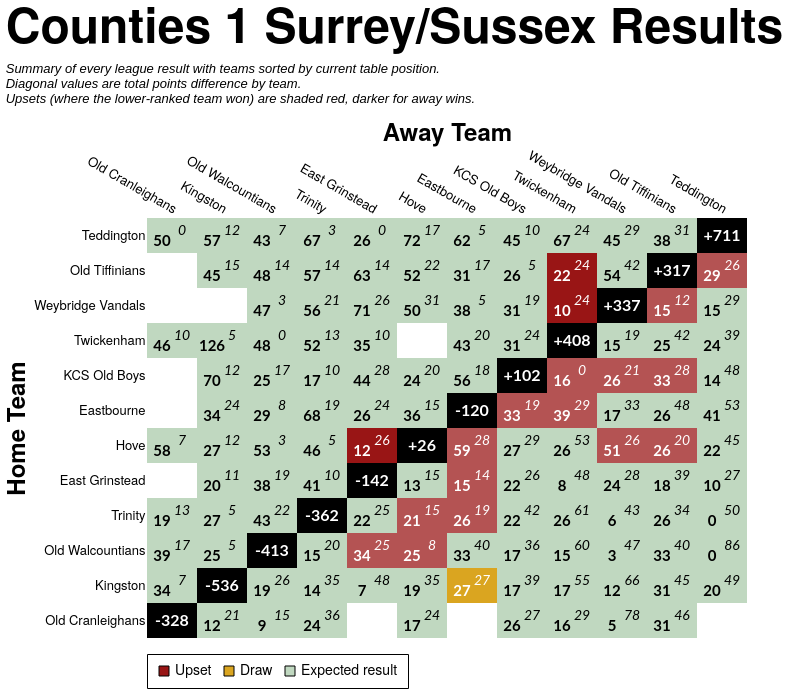

The specification (Vega-Lite) saved for this image:
### Vega-Lite specification from a JSON file in a GitHub repository (floating-point values rounded to 4 significant figures; data arrays with more than 128 entries replaced by an {"elided": "..."} marker saying what was removed)
{"config": {"axis": {"labelFont": "PT Sans Narrow, Helvetica Neue, Helvetica, Arial, sans-serif", "titleFont": "PT Sans Narrow, Helvetica Neue, Helvetica, Arial, sans-serif", "labelFontSize": 13, "titleFontSize": 24, "gridColor": "#202947", "gridOpacity": 0.2, "zindex": 1}, "text": {"font": "Lato, sans-serif"}, "bar": {"cornerRadiusEnd": 5}, "header": {"labelFont": "PT Sans Narrow, Helvetica Neue, Helvetica, Arial, sans-serif", "titleFont": "PT Sans Narrow, Helvetica Neue, Helvetica, Arial, sans-serif", "labelFontSize": 24, "titleFontSize": 28, "labelFontWeight": "bold", "orient": "left"}, "legend": {"labelFont": "PT Sans Narrow, Helvetica Neue, Helvetica, Arial, sans-serif", "titleFont": "PT Sans Narrow, Helvetica Neue, Helvetica, Arial, sans-serif", "labelFontSize": 14, "titleFontSize": 16, "titlePadding": 5, "fillColor": "white", "strokeColor": "black", "padding": 10, "titleFontWeight": "lighter", "titleFontStyle": "italic", "titleColor": "gray", "offset": 10}, "title": {"font": "PT Sans Narrow, Helvetica Neue, Helvetica, Arial, sans-serif", "fontSize": 48, "fontWeight": "bold", "anchor": "start", "align": "center", "titlePadding": 20, "subtitlePadding": 10, "subtitleFontSize": 13, "subtitleColor": "", "subtitleFontStyle": "italic", "offset": 15, "color": "black"}, "axisX": {"labelAngle": 0}, "facet": {"title": null, "header": null, "align": {"row": "each", "column": "each"}, "spacing": 10}, "resolve": {"scale": {"y": "independent", "facet": "independent"}}, "background": "transparent", "scale": {"offsetBandPaddingOuter": 0.2, "offsetBandPaddingInner": 0.1}, "view": {"stroke": null, "background": "transparent"}}, "layer": [{"data": {"name": "data-0a8517beec3cde1ad653bfdd080aad95"}, "mark": {"type": "rect"}, "encoding": {"color": {"field": "unexpected_result", "legend": {"labelExpr": "datum.value === 'Upset (Away Win)' ? 'Upset' : datum.value", "labelLimit": 220, "offset": 16, "orient": "bottom", "symbolStrokeColor": "black", "symbolStrokeWidth": 1, "values": ["Upset (Away Win)", "Draw", "Expected result"]}, "scale": {"domain": ["Expected result", "Upset (Home Win)", "Upset (Away Win)", "Draw", "To be played", "N/A"], "range": ["#146f1444", "#991515bb", "#991515", "goldenrod", "white", "black"]}, "title": null, "type": "nominal"}, "opacity": {"condition": {"test": "datum.home_team == param_38.home_team || datum.away_team == param_38.home_team || !isValid(param_38.home_team)", "value": 1.0}, "value": 0.1}, "tooltip": [{"field": "home_team", "title": "Home", "type": "nominal"}, {"field": "away_team", "title": "Away", "type": "nominal"}, {"field": "home_score_text", "title": "Home Score", "type": "nominal"}, {"field": "away_score_text", "title": "Away Score", "type": "nominal"}, {"field": "result", "title": "Result", "type": "nominal"}, {"field": "unexpected_result", "title": "Unexpectedness", "type": "nominal"}, {"field": "date", "format": "%d %b %Y", "title": "Date", "type": "temporal"}], "x": {"axis": {"domain": false, "grid": false, "labelAngle": 30, "orient": "top", "ticks": false}, "field": "away_team", "sort": ["Old Cranleighans", "Kingston", "Old Walcountians", "Trinity", "East Grinstead", "Hove", "Eastbourne", "KCS Old Boys", "Twickenham", "Weybridge Vandals", "Old Tiffinians", "Teddington"], "title": "Away Team", "type": "nominal"}, "y": {"axis": {"domain": false, "grid": false, "ticks": false}, "field": "home_team", "sort": ["Teddington", "Old Tiffinians", "Weybridge Vandals", "Twickenham", "KCS Old Boys", "Eastbourne", "Hove", "East Grinstead", "Trinity", "Old Walcountians", "Kingston", "Old Cranleighans"], "title": "Home Team", "type": "nominal"}}, "name": "view_39"}, {"data": {"name": "data-0a8517beec3cde1ad653bfdd080aad95"}, "mark": {"type": "text", "fontStyle": "italic", "size": 14, "xOffset": 10, "yOffset": -5}, "encoding": {"color": {"condition": {"test": "(datum.home_team == param_38.home_team || datum.away_team == param_38.home_team || !isValid(param_38.home_team)) && datum.unexpected_result == 'Expected result'", "value": "black"}, "value": "white"}, "text": {"field": "away_score_text", "type": "nominal"}, "x": {"field": "away_team", "sort": ["Old Cranleighans", "Kingston", "Old Walcountians", "Trinity", "East Grinstead", "Hove", "Eastbourne", "KCS Old Boys", "Twickenham", "Weybridge Vandals", "Old Tiffinians", "Teddington"], "type": "nominal"}, "y": {"field": "home_team", "sort": ["Teddington", "Old Tiffinians", "Weybridge Vandals", "Twickenham", "KCS Old Boys", "Eastbourne", "Hove", "East Grinstead", "Trinity", "Old Walcountians", "Kingston", "Old Cranleighans"], "type": "nominal"}}, "transform": [{"filter": "datum.away_score_text != '' && datum.away_score_text != 'WO'"}]}, {"data": {"name": "data-0a8517beec3cde1ad653bfdd080aad95"}, "mark": {"type": "text", "size": 12, "xOffset": 10, "yOffset": -5}, "encoding": {"color": {"condition": {"test": "(datum.home_team == param_38.home_team || datum.away_team == param_38.home_team || !isValid(param_38.home_team)) && datum.unexpected_result == 'Expected result'", "value": "black"}, "value": "white"}, "text": {"field": "away_score_text", "type": "nominal"}, "x": {"field": "away_team", "sort": ["Old Cranleighans", "Kingston", "Old Walcountians", "Trinity", "East Grinstead", "Hove", "Eastbourne", "KCS Old Boys", "Twickenham", "Weybridge Vandals", "Old Tiffinians", "Teddington"], "type": "nominal"}, "y": {"field": "home_team", "sort": ["Teddington", "Old Tiffinians", "Weybridge Vandals", "Twickenham", "KCS Old Boys", "Eastbourne", "Hove", "East Grinstead", "Trinity", "Old Walcountians", "Kingston", "Old Cranleighans"], "type": "nominal"}}, "transform": [{"filter": "datum.away_score_text == 'WO'"}]}, {"data": {"name": "data-0a8517beec3cde1ad653bfdd080aad95"}, "mark": {"type": "text", "fontWeight": "bold", "size": 15, "xOffset": -10, "yOffset": 5}, "encoding": {"color": {"condition": {"test": "(datum.home_team == param_38.home_team || datum.away_team == param_38.home_team || !isValid(param_38.home_team)) && datum.unexpected_result == 'Expected result'", "value": "black"}, "value": "white"}, "text": {"field": "home_score_text", "type": "nominal"}, "x": {"field": "away_team", "sort": ["Old Cranleighans", "Kingston", "Old Walcountians", "Trinity", "East Grinstead", "Hove", "Eastbourne", "KCS Old Boys", "Twickenham", "Weybridge Vandals", "Old Tiffinians", "Teddington"], "type": "nominal"}, "y": {"field": "home_team", "sort": ["Teddington", "Old Tiffinians", "Weybridge Vandals", "Twickenham", "KCS Old Boys", "Eastbourne", "Hove", "East Grinstead", "Trinity", "Old Walcountians", "Kingston", "Old Cranleighans"], "type": "nominal"}}, "transform": [{"filter": "datum.home_score_text != '' && datum.home_score_text != 'WO'"}]}, {"data": {"name": "data-0a8517beec3cde1ad653bfdd080aad95"}, "mark": {"type": "text", "size": 12, "xOffset": -10, "yOffset": 5}, "encoding": {"color": {"condition": {"test": "(datum.home_team == param_38.home_team || datum.away_team == param_38.home_team || !isValid(param_38.home_team)) && datum.unexpected_result == 'Expected result'", "value": "black"}, "value": "white"}, "text": {"field": "home_score_text", "type": "nominal"}, "x": {"field": "away_team", "sort": ["Old Cranleighans", "Kingston", "Old Walcountians", "Trinity", "East Grinstead", "Hove", "Eastbourne", "KCS Old Boys", "Twickenham", "Weybridge Vandals", "Old Tiffinians", "Teddington"], "type": "nominal"}, "y": {"field": "home_team", "sort": ["Teddington", "Old Tiffinians", "Weybridge Vandals", "Twickenham", "KCS Old Boys", "Eastbourne", "Hove", "East Grinstead", "Trinity", "Old Walcountians", "Kingston", "Old Cranleighans"], "type": "nominal"}}, "transform": [{"filter": "datum.home_score_text == 'WO'"}]}, {"data": {"name": "data-632306f8b92a861483858ecfe633869c"}, "mark": {"type": "text", "color": "white", "fontWeight": "bold", "size": 16}, "encoding": {"text": {"field": "display_text", "type": "nominal"}, "tooltip": [{"field": "home_team", "title": "Team", "type": "nominal"}, {"field": "display_text", "title": "Points Difference", "type": "nominal"}], "x": {"field": "away_team", "sort": ["Old Cranleighans", "Kingston", "Old Walcountians", "Trinity", "East Grinstead", "Hove", "Eastbourne", "KCS Old Boys", "Twickenham", "Weybridge Vandals", "Old Tiffinians", "Teddington"], "type": "nominal"}, "y": {"field": "home_team", "sort": ["Teddington", "Old Tiffinians", "Weybridge Vandals", "Twickenham", "KCS Old Boys", "Eastbourne", "Hove", "East Grinstead", "Trinity", "Old Walcountians", "Kingston", "Old Cranleighans"], "type": "nominal"}}}], "height": {"step": 35}, "params": [{"name": "param_38", "select": {"type": "point", "clear": "dblclick", "fields": ["home_team"], "on": "click"}, "value": null, "views": ["view_39"]}], "title": {"text": "Counties 1 Surrey/Sussex Results", "subtitle": ["Summary of every league result with teams sorted by current table position.", "Diagonal values are total points difference by team.", "Upsets (where the lower-ranked team won) are shaded red, darker for away wins."]}, "width": {"step": 50}, "$schema": "https://vega.github.io/schema/vega-lite/v5.20.1.json", "datasets": {"data-0a8517beec3cde1ad653bfdd080aad95": {"elided": "146 records"}, "data-632306f8b92a861483858ecfe633869c": [{"home_team": "East Grinstead", "away_team": "East Grinstead", "match_id": null, "date": "", "home_score": null, "away_score": null, "home_walkover": null, "away_walkover": null, "result": "N/A", "home_score_text": "", "away_score_text": "", "wo_result": "", "score_text": "", "display_text": "-142", "is_diagonal": true, "result_simple": "N/A", "unexpected_result": "N/A", "unexpected_opacity": 1.0}, {"home_team": "Eastbourne", "away_team": "Eastbourne", "match_id": null, "date": "", "home_score": null, "away_score": null, "home_walkover": null, "away_walkover": null, "result": "N/A", "home_score_text": "", "away_score_text": "", "wo_result": "", "score_text": "", "display_text": "-120", "is_diagonal": true, "result_simple": "N/A", "unexpected_result": "N/A", "unexpected_opacity": 1.0}, {"home_team": "Hove", "away_team": "Hove", "match_id": null, "date": "", "home_score": null, "away_score": null, "home_walkover": null, "away_walkover": null, "result": "N/A", "home_score_text": "", "away_score_text": "", "wo_result": "", "score_text": "", "display_text": "+26", "is_diagonal": true, "result_simple": "N/A", "unexpected_result": "N/A", "unexpected_opacity": 1.0}, {"home_team": "KCS Old Boys", "away_team": "KCS Old Boys", "match_id": null, "date": "", "home_score": null, "away_score": null, "home_walkover": null, "away_walkover": null, "result": "N/A", "home_score_text": "", "away_score_text": "", "wo_result": "", "score_text": "", "display_text": "+102", "is_diagonal": true, "result_simple": "N/A", "unexpected_result": "N/A", "unexpected_opacity": 1.0}, {"home_team": "Kingston", "away_team": "Kingston", "match_id": null, "date": "", "home_score": null, "away_score": null, "home_walkover": null, "away_walkover": null, "result": "N/A", "home_score_text": "", "away_score_text": "", "wo_result": "", "score_text": "", "display_text": "-536", "is_diagonal": true, "result_simple": "N/A", "unexpected_result": "N/A", "unexpected_opacity": 1.0}, {"home_team": "Old Cranleighans", "away_team": "Old Cranleighans", "match_id": null, "date": "", "home_score": null, "away_score": null, "home_walkover": null, "away_walkover": null, "result": "N/A", "home_score_text": "", "away_score_text": "", "wo_result": "", "score_text": "", "display_text": "-328", "is_diagonal": true, "result_simple": "N/A", "unexpected_result": "N/A", "unexpected_opacity": 1.0}, {"home_team": "Old Tiffinians", "away_team": "Old Tiffinians", "match_id": null, "date": "", "home_score": null, "away_score": null, "home_walkover": null, "away_walkover": null, "result": "N/A", "home_score_text": "", "away_score_text": "", "wo_result": "", "score_text": "", "display_text": "+317", "is_diagonal": true, "result_simple": "N/A", "unexpected_result": "N/A", "unexpected_opacity": 1.0}, {"home_team": "Old Walcountians", "away_team": "Old Walcountians", "match_id": null, "date": "", "home_score": null, "away_score": null, "home_walkover": null, "away_walkover": null, "result": "N/A", "home_score_text": "", "away_score_text": "", "wo_result": "", "score_text": "", "display_text": "-413", "is_diagonal": true, "result_simple": "N/A", "unexpected_result": "N/A", "unexpected_opacity": 1.0}, {"home_team": "Teddington", "away_team": "Teddington", "match_id": null, "date": "", "home_score": null, "away_score": null, "home_walkover": null, "away_walkover": null, "result": "N/A", "home_score_text": "", "away_score_text": "", "wo_result": "", "score_text": "", "display_text": "+711", "is_diagonal": true, "result_simple": "N/A", "unexpected_result": "N/A", "unexpected_opacity": 1.0}, {"home_team": "Trinity", "away_team": "Trinity", "match_id": null, "date": "", "home_score": null, "away_score": null, "home_walkover": null, "away_walkover": null, "result": "N/A", "home_score_text": "", "away_score_text": "", "wo_result": "", "score_text": "", "display_text": "-362", "is_diagonal": true, "result_simple": "N/A", "unexpected_result": "N/A", "unexpected_opacity": 1.0}, {"home_team": "Twickenham", "away_team": "Twickenham", "match_id": null, "date": "", "home_score": null, "away_score": null, "home_walkover": null, "away_walkover": null, "result": "N/A", "home_score_text": "", "away_score_text": "", "wo_result": "", "score_text": "", "display_text": "+408", "is_diagonal": true, "result_simple": "N/A", "unexpected_result": "N/A", "unexpected_opacity": 1.0}, {"home_team": "Weybridge Vandals", "away_team": "Weybridge Vandals", "match_id": null, "date": "", "home_score": null, "away_score": null, "home_walkover": null, "away_walkover": null, "result": "N/A", "home_score_text": "", "away_score_text": "", "wo_result": "", "score_text": "", "display_text": "+337", "is_diagonal": true, "result_simple": "N/A", "unexpected_result": "N/A", "unexpected_opacity": 1.0}]}}
